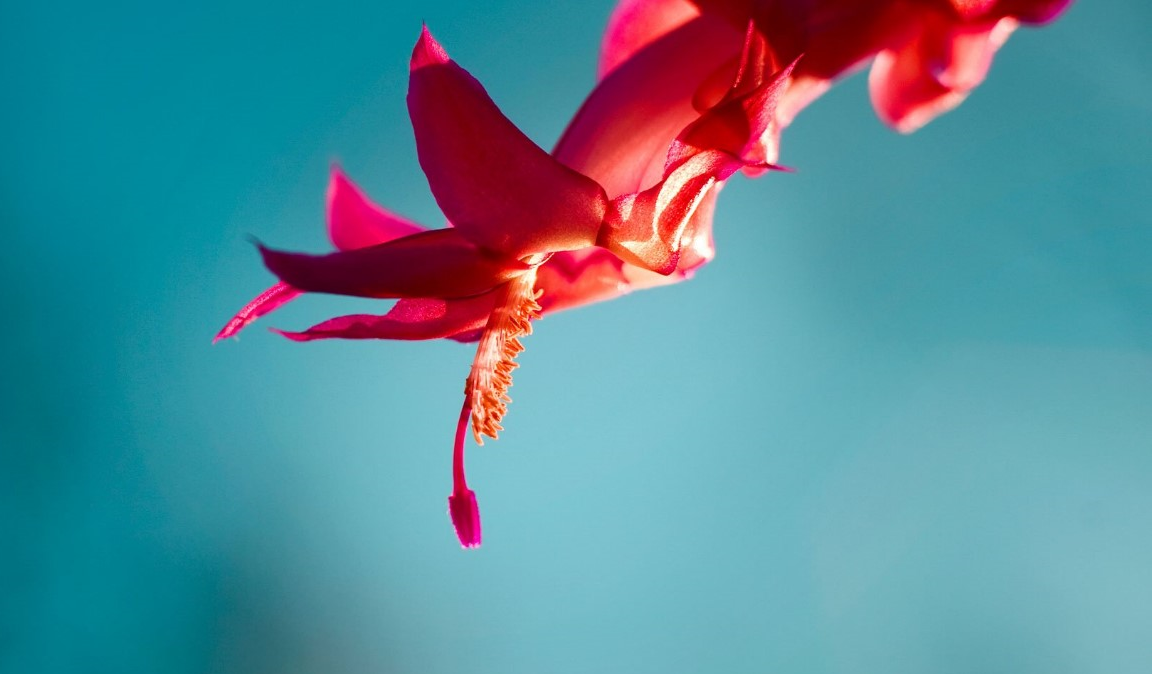
#> input picture opencv/image.png, 1152 x 674 px
$ jupyter execute --allow-errors 'image traspose.ipynb'
#> lines starting #> are read from the running program, lines starting #| are printed output that depends on the picture
[cell 1]
import cv2

[cell 2]
img=cv2.imread("image.png")
#> img is the input picture: shape (674, 1152, 3); mean B, G, R 152.6, 138.1, 88

[cell 3]
rotate_image=cv2.transpose(img)
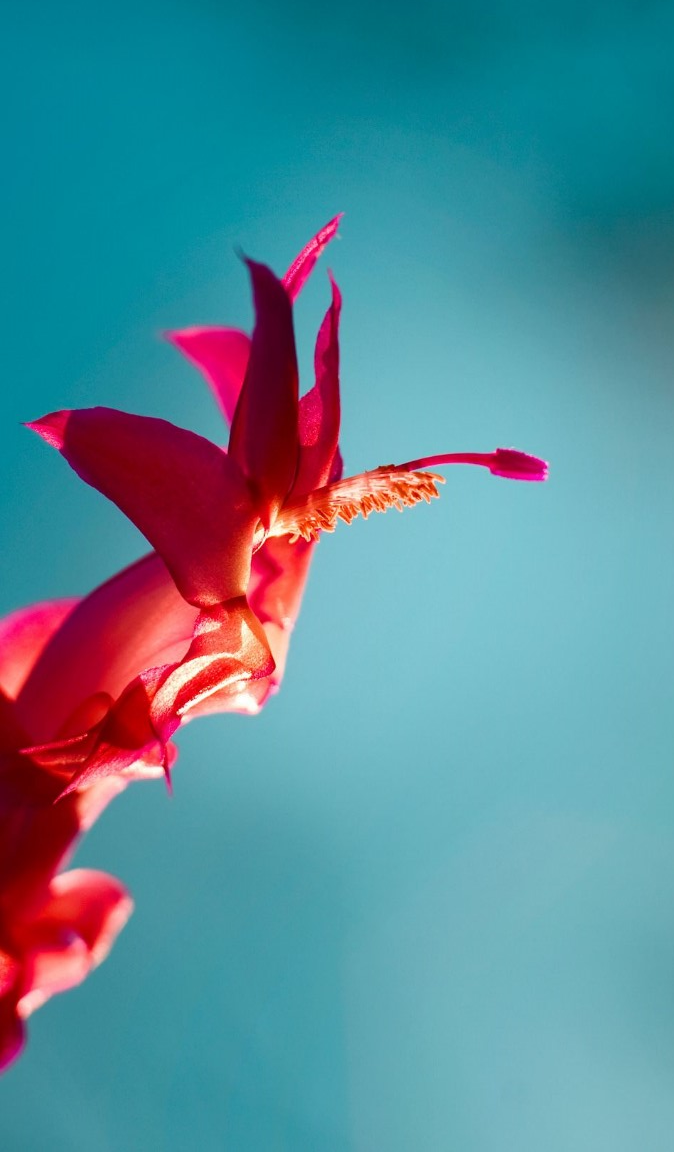
#> rotate_image: shape (1152, 674, 3); mean B, G, R 152.6, 138.1, 88
